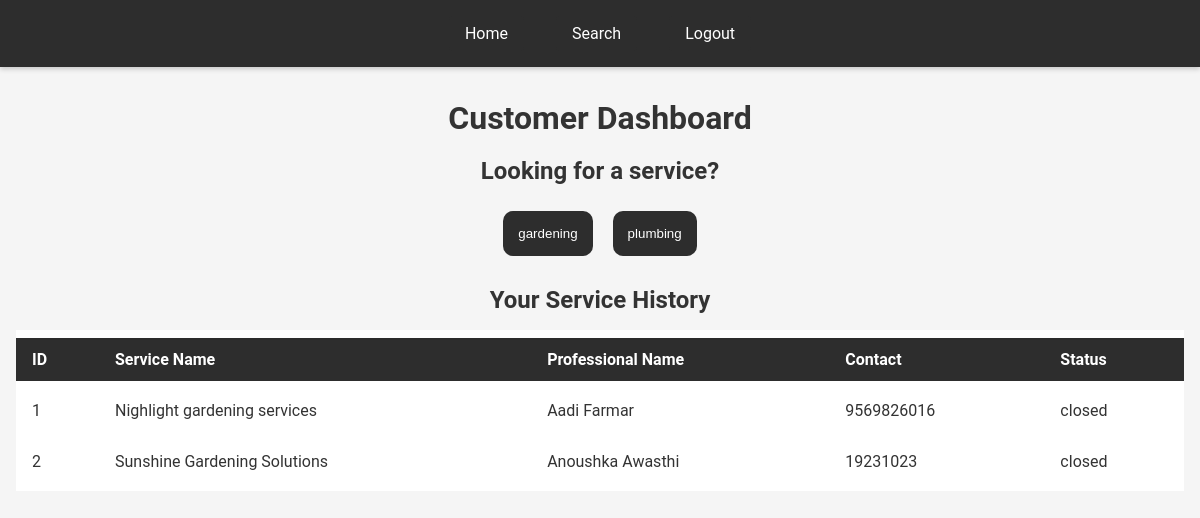
/customer_dashboard/2, run on the app's committed database.
### application/models.py (models this page shows)
class ServiceRequest(db.Model):
    __tablename__ = 'Services_requests'
    id = db.Column(db.Integer, primary_key=True, autoincrement=True)
    service_id = db.Column(db.Integer, db.ForeignKey('Services.id'), nullable=False)
    customer_id = db.Column(db.Integer, db.ForeignKey('Users.id'), nullable=True)
    professional_id = db.Column(db.Integer, db.ForeignKey('Users.id'), nullable=True)
    professional_name = db.Column(db.String, nullable=True)
    date_of_request = db.Column(db.String, nullable=True)
    date_of_completion = db.Column(db.String, nullable=True)
    status = db.Column(db.String, default='requested')
    remarks = db.Column(db.String, nullable=True)
    rating = db.Column(db.Integer, nullable=True)
    __table_args__ = (
    db.CheckConstraint("status IN ('requested', 'assigned', 'closed')"),
    )

### app.py (the view)
@app.route("/customer_dashboard/<int:id>", methods=["GET", "POST"])
def customer_dashboard(id):
    user = User.query.filter_by(id=id).first()
    if user is None or user.role != "customer":
        return redirect("/login")
    categories = Service.query.with_entities(Service.category).distinct().all()
    service_requests = ServiceRequest.query.filter_by(customer_id=id).all()
    for request in service_requests:
        request.service_name = Service.query.filter_by(id=request.service_id).first().name
        request.phone = User.query.filter_by(id=request.professional_id).first().contact
    return render_template("customer_dashboard.html", id = user.id ,  categories = categories , service_requests = service_requests)

### templates/customer_dashboard.html (shortened to what this page needs)
<!DOCTYPE html>
<html lang="en">
<head>
    <link rel="stylesheet" href="/static/styles.css">
</head>
<body>
    <nav>
        <a href="/customer_dashboard/{{id}}">Home</a>
        <a href="/customer_dashboard/search/{{id}}">Search</a>
        <a href="/login">Logout</a>
    </nav>
    <div class="container">
    <h1>Customer Dashboard</h1>
    <h2>Looking for a service?</h2>
    <div style="display: flex; flex-wrap: wrap; justify-content: center;">
        {% for category in categories %}
        <button style="margin: 10px; padding: 15px; border-radius: 10px;" onclick="window.location.href='/customer_dashboard/{{id}}/{{ category[0]|lower }}'">{{ category[0] }}</button>
        {% endfor %}
    </div>
    <div>
        <h2>Your Service History</h2>
        <table>
            <tr>
                <th>ID</th>
                <th>Service Name</th>
                <th>Professional Name</th>
                <th>Contact</th>
                <th>Status</th>
            </tr>
            {% for service in service_requests %}
            <tr>
                <td>{{ service.id }}</td>
                <td>{{ service.service_name }}</td>
                <td>{{ service.professional_name }}</td>
                <td>{{ service.phone }}</td>
                <td>{% if service.status == 'assigned' %}
                    Assigned
                    <button onclick="window.location.href='/rate_service/{{ service.id }}'">Close it?</button>
                    {% else %}
                        {{service.status}}
                    {% endif %}
                </td>
            </tr>
            {% endfor %}
        </table>
    </div>
</div>
</body>
</html>

### static/styles.css (style rules this page uses)
body { font-family: 'Roboto', sans-serif; margin: 0; padding: 0; background: #f5f5f5; color: #333; }
nav { display: flex; justify-content: center; align-items: center; background-color: #2d2d2d; padding: 1rem; box-shadow: 0 2px 5px rgba(0,0,0,0.2); }
nav a { color: #fff; text-decoration: none; margin: 0 1rem; padding: 0.5rem 1rem; transition: background-color 0.3s ease; }
a { color: #fff; background-color: #2d2d2d; text-decoration: none; padding: 0.5rem 1rem; border-radius: 4px; display: inline-block; transition: background-color 0.3s ease, color 0.3s ease; }
.container { max-width: 1200px; margin: 2rem auto; padding: 0 1rem; }
h1, h2 { text-align: center; margin-bottom: 1rem; }
table { width: 100%; background: #fff; border-collapse: separate; border-spacing: 0 0.5rem; margin-bottom: 2rem; }
table th, table td { padding: 0.75rem 1rem; text-align: left; }
table th { background-color: #2d2d2d; color: #fff; }
button, input[type="submit"], input[type="button"] { background-color: #2d2d2d; color: #fff; border: none; padding: 0.5rem 1rem; border-radius: 4px; cursor: pointer; transition: background-color 0.3s ease; }

### data on the page
ServiceRequest: id "1", service_name "Nighlight gardening services", professional_name "Aadi Farmar", phone "9569826016", status "closed"
ServiceRequest: id "2", service_name "Sunshine Gardening Solutions", professional_name "Anoushka Awasthi", phone "19231023", status "closed"

### other printed values
{{ category[0] }} "gardening" "plumbing"
